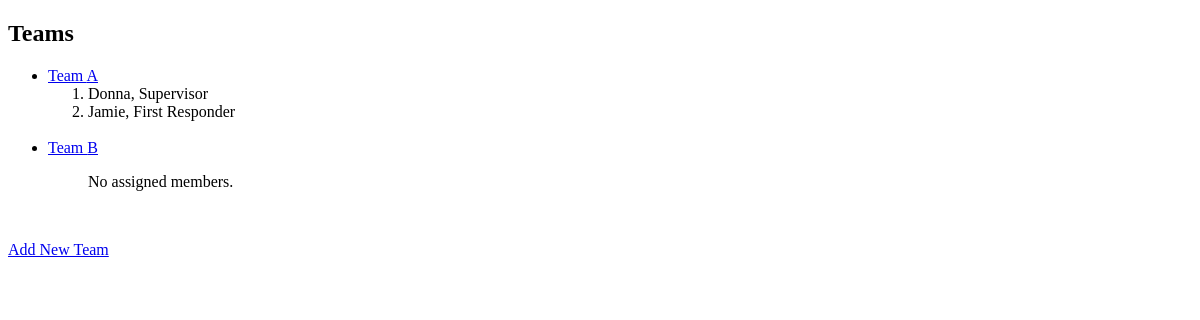
Page /crews/ on the earlier database version.
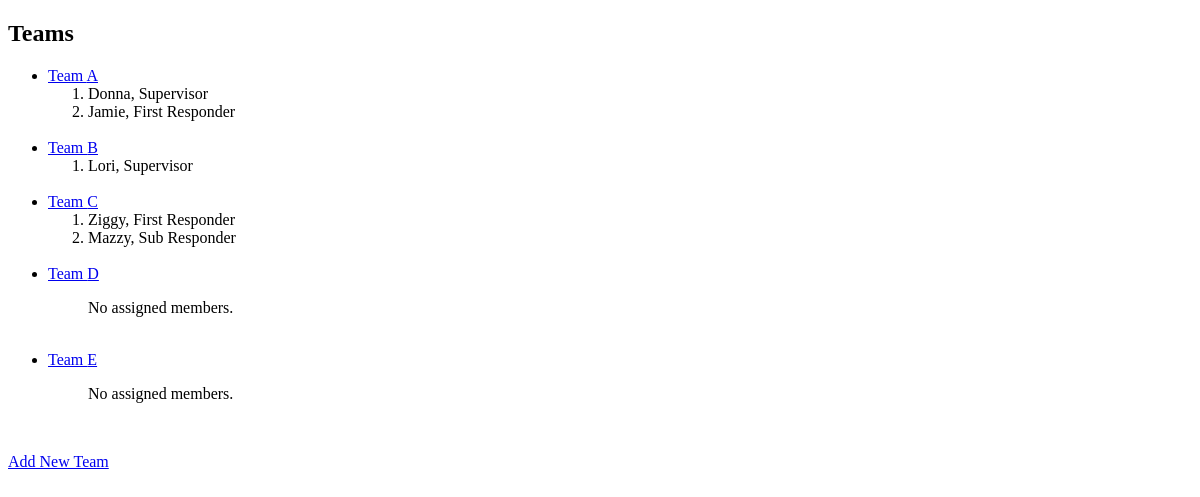
Same page on the later database version.
### crews/models.py (models this page shows, shortened)
class Team(models.Model):
    name = models.CharField(max_length=200)

class Member(models.Model):
    first_name = models.CharField(max_length=200)
    role = models.CharField(max_length=200)
    team = models.ForeignKey(Team, related_name="members", on_delete=models.CASCADE, null=False, blank=False)

### crews/views.py (the view)
# urls.py: path("", views.team_list, name='index'),
def team_list(request):
    teams = Team.objects.all()
    return render(request, 'crews/index.html', {'list_of_teams': teams})

### crews/templates/crews/index.html (shortened to what this page needs)
<!DOCTYPE html>
<html>
    <head>
    </head>
<body>
    {% if list_of_teams %}
    <h2>Teams</h2>
        <ul>
         {% for team in list_of_teams %}
             <li><a href="{% url 'crews:team_detail' pk=team.pk %}">Team {{ team.name }}</a><br />
                <ol>
                    {% if team.members.all %}
                        {% for member in team.members.all %}
                        <li>
                            {{ member.first_name }}, {{ member.role }}
                        </li>
                        {% endfor %}
                    {% else %}
                        <p>No assigned members.</p>
                    {% endif %}
                </ol>
            </li>
            <br />
         {% endfor %}
        </ul>
    {% else %}
        <p>No teams are available.</p>
    {% endif %}
    <a href="{% url 'crews:team_new' %}">Add New Team</a>
</body>
</html>

Differences in the rows shown:
shown differently, row unchanged: Team (number 2 of 5 on the later page): no longer shows "No assigned members."
added Member: first_name "Lori", role "Supervisor", shown under Team (number 2 of 5 on the later page)
added Team: name "C"
added Member: first_name "Ziggy", role "First Responder", shown under "C"
added Member: first_name "Mazzy", role "Sub Responder", shown under "C"
added Team: name "D", shows "No assigned members."
added Team: name "E", shows "No assigned members."
